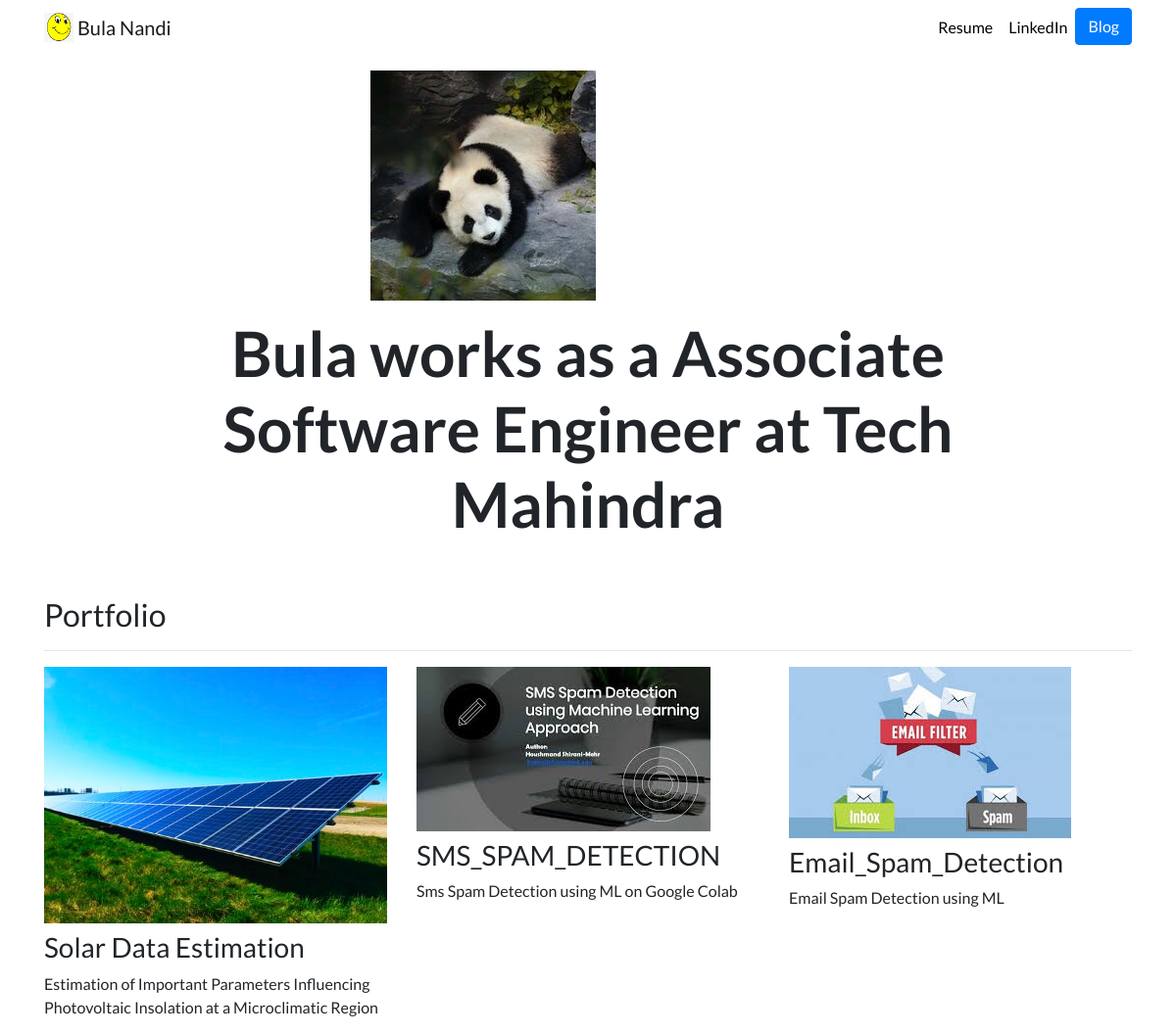
The page /home on the database its author committed.
### portfolio/models.py (models this page shows, shortened)
class Project(models.Model):
    title = models.CharField(max_length=100,blank = True)
    description = models.CharField(max_length=250)
    image = models.ImageField(upload_to='portfolio/images/')
    url = models.URLField(blank = True)

### portfolio/views.py (the view)
# urls.py: 2. Add a URL to urlpatterns:  path('', views.home, name='home')
def home(request):
    projects = Project.objects.all()
    return render(request,'portfolio/home.html',{'projects':projects})

### portfolio/templates/portfolio/home.html
{% extends 'portfolio/base.html' %}
{% load static %}
{% block content %}
<div class="row justify-content-center my-3">
<div class="col-5">
  <img src="{% static 'portfolio/panda.jpg' %}" class="img-fluid">
</div>
</div>
<div class="row justify-content-center mb-3">
<div class="col-md-9 text-center">
  <h1 id="hometext" class="font-weight-bold">Bula works as a Associate Software Engineer at Tech Mahindra</h1>
</div>
</div>
<h2 class="mt-5">Portfolio</h2>
<hr>
<div class="row">
{% for project in projects %}
<div class="col-lg-4 col-md-6">
  {% if project.url %}
  <a href="{{ project.url }}">
    <img src="{{ project.image.url }}" class="img-fluid mb-2">
  </a>
  {% else %}
  <img src="{{ project.title.url }}" class="img-fluid mb-2">
  {% endif %}
  <h3>{{ project.title }}</h3>
  <p>{{ project.description }}</p>
</div>
{% endfor %}
</div>
{% endblock %}

### portfolio/templates/portfolio/base.html (shortened to what this page needs)
  {% load static %}
<!doctype html>
<html lang="en">
<head>
  <link rel="stylesheet" href="https://stackpath.bootstrapcdn.com/bootstrap/4.4.1/css/bootstrap.min.css">
  <link rel="stylesheet" href="{% static "portfolio/custom.css" %}">
</head>
<body>
  <nav id="topNav" class="navbar navbar-expand-md navbar-light">
    <div class="container">
      <a class="navbar-brand" href="{% static 'portfolio/home.html' %}">
        <img src="{% static "portfolio/Logo.png" %}" width="30" height="30" class="d-inline-block align-top" alt="Bula's Logo">
        <span>Bula Nandi</span>
      </a>
      <div class="collapse navbar-collapse text-center" id="navbarNav">
        <ul class="navbar-nav ml-auto">
          <li class="nav-item">
            <a class="nav-link" href="{% static "portfolio/resume.pdf" %}">Resume</a>
          </li>
          <li class="nav-item">
            <a class="nav-link" href="https://www.linkedin.com/in/bula-nandi/" target="_blank">LinkedIn</a>
          </li>
          <li>
            <a role="button" href="{% url 'blog:all_blogs' %}" class="btn btn-primary">Blog</a>
          </li>
        </ul>
      </div>
    </div>
  </nav>
  <div class="container">
    {% block content %}{% endblock %}
  </div>
</body>
</html>

### portfolio/static/portfolio/custom.css (style rules this page uses)
.navbar-nav .nav-link { color: rgba(0,0,0,1) !important; }
body { font-family: 'Lato', sans-serif; }
@media (min-width: 992px) { #hometext { font-size: 4rem; } }

### rows shown on the page
Project: image (picture), title "Solar Data Estimation", description "Estimation of Important Parameters Influencing Photovoltaic Insolation at a Microclimatic Region"
Project: image (picture), title "SMS_SPAM_DETECTION", description "Sms Spam Detection using ML on Google Colab"
Project: image (picture), title "Email_Spam_Detection", description "Email Spam Detection using ML"
